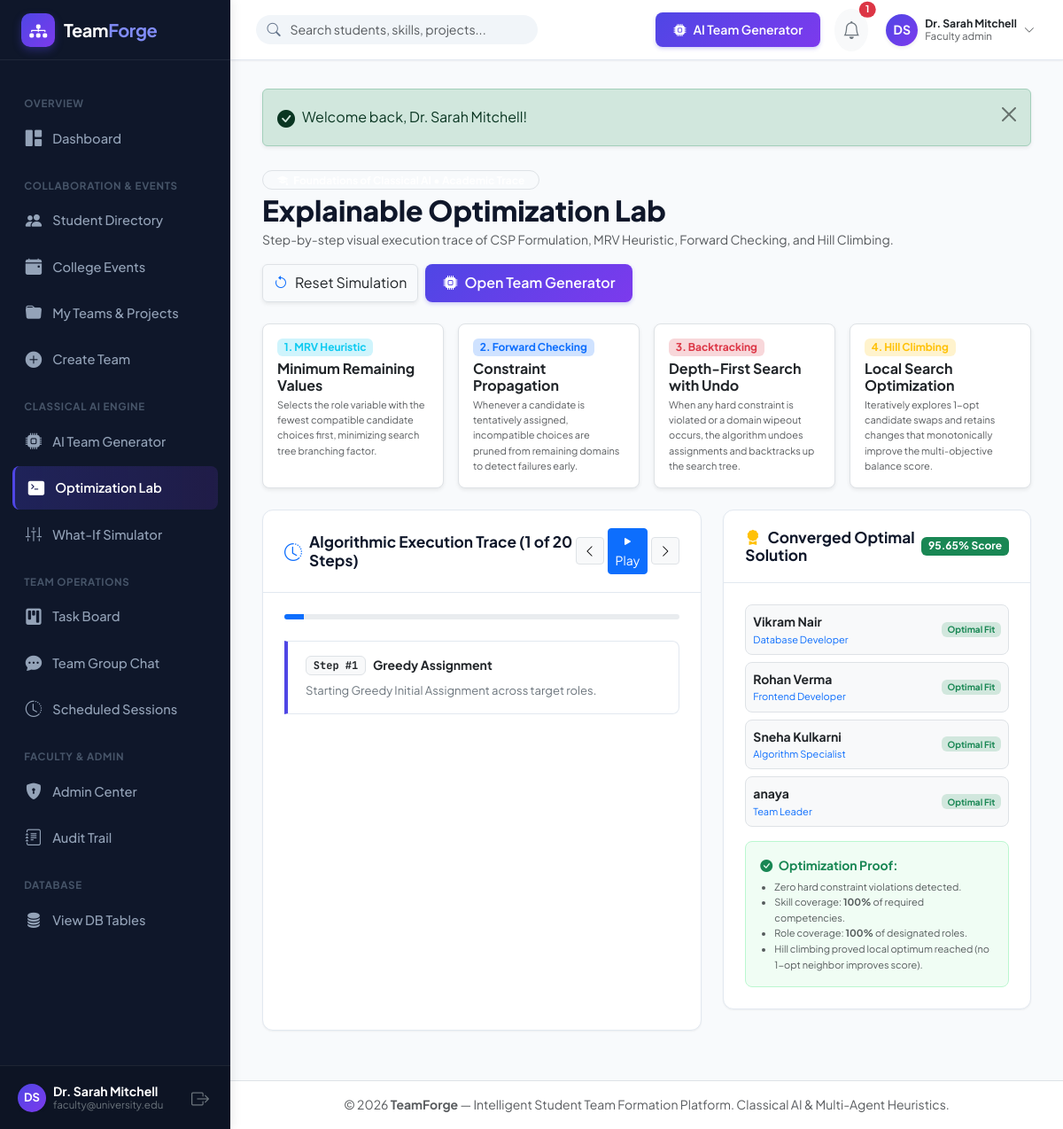
/ai/optimization_lab.php (signed in), run on the app's committed database.
### tables this page shows
CREATE TABLE `users` (
  `id` INT UNSIGNED AUTO_INCREMENT PRIMARY KEY,
  `full_name` VARCHAR(120) NOT NULL,
  `email` VARCHAR(150) NOT NULL UNIQUE,
  `password_hash` VARCHAR(255) NOT NULL,
  `role` ENUM('student', 'team_leader', 'faculty_admin') NOT NULL DEFAULT 'student',
  `avatar_url` VARCHAR(255) DEFAULT NULL,
  `student_id_number` VARCHAR(50) DEFAULT NULL,
  `department` VARCHAR(100) DEFAULT 'Computer Science & Engineering',
  `degree` VARCHAR(50) DEFAULT 'B.Tech / B.E.',
  `academic_year` ENUM('1st Year', '2nd Year', '3rd Year', '4th Year', 'Postgraduate') DEFAULT '3rd Year',
  `availability_status` ENUM('available', 'busy', 'in_team') DEFAULT 'available',
  `preferred_team_size` TINYINT UNSIGNED DEFAULT 4,
  `bio` TEXT DEFAULT NULL,
  `portfolio_url` VARCHAR(255) DEFAULT NULL,
  `github_url` VARCHAR(255) DEFAULT NULL,
  `is_verified` TINYINT(1) DEFAULT 0,
  `created_at` TIMESTAMP DEFAULT CURRENT_TIMESTAMP,
  `updated_at` TIMESTAMP DEFAULT CURRENT_TIMESTAMP ON UPDATE CURRENT_TIMESTAMP,
  INDEX `idx_users_role` (`role`),
  INDEX `idx_users_dept_year` (`department`, `academic_year`),
  INDEX `idx_users_availability` (`availability_status`)
);

CREATE TABLE `student_skills` (
  `id` INT UNSIGNED AUTO_INCREMENT PRIMARY KEY,
  `user_id` INT UNSIGNED NOT NULL,
  `skill_id` INT UNSIGNED NOT NULL,
  `proficiency_level` TINYINT UNSIGNED NOT NULL DEFAULT 3 COMMENT 'Scale 1-5',
  `years_experience` DECIMAL(3,1) UNSIGNED DEFAULT 1.0,
  `created_at` TIMESTAMP DEFAULT CURRENT_TIMESTAMP,
  UNIQUE KEY `uk_user_skill` (`user_id`, `skill_id`),
  FOREIGN KEY (`user_id`) REFERENCES `users`(`id`) ON DELETE CASCADE,
  FOREIGN KEY (`skill_id`) REFERENCES `skills`(`id`) ON DELETE CASCADE
);

### ai/optimization_lab.php (the view, shortened to what the rows shown need)
<?php
require_once __DIR__ . '/../includes/helpers.php';
require_once __DIR__ . '/../includes/auth.php';
require_once __DIR__ . '/TeamForgeCspEngine.php';
$currentUser = currentUser();
$db = getDB();
$studentsRaw = $db->query("
    SELECT u.*,
           (SELECT COUNT(*) FROM student_projects WHERE user_id = u.id) as project_count
    FROM users u
    WHERE u.role != 'faculty_admin'
    LIMIT 10
")->fetchAll();
$candIds = array_column($studentsRaw, 'id');
$inClause = implode(',', array_map('intval', $candIds));
$skillsQuery = $db->query("
    SELECT ss.user_id, ss.skill_id, ss.proficiency_level, ss.years_experience, s.name
    FROM student_skills ss
    JOIN skills s ON ss.skill_id = s.id
    WHERE ss.user_id IN ({$inClause})
")->fetchAll();
$skillsByCand = [];
foreach ($skillsQuery as $sq) {
    $skillsByCand[$sq['user_id']][$sq['skill_id']] = [
        'name' => $sq['name'],
        'prof' => (int)$sq['proficiency_level'],
        'years' => (float)$sq['years_experience']
    ];
}
$candidates = [];
foreach ($studentsRaw as $s) {
    $s['skills'] = $skillsByCand[$s['id']] ?? [];
    $candidates[] = $s;
}
$requiredSkills = [
    1 => 'PHP',
    2 => 'MySQL',
    3 => 'JavaScript',
    10 => 'Graph Algorithms & CSP',
    11 => 'UI/UX Design & Figma'
];
$targetRoles = ['Team Leader', 'Frontend Developer', 'Database Developer', 'Algorithm Specialist'];
$engine = new TeamForgeCspEngine(
    $candidates,
    $requiredSkills,
    $targetRoles,
    4,
    DEFAULT_AI_WEIGHTS
);
$backtrackingTeam = $engine->solveWithBacktrackingMRV();
$finalOptimalTeam = $engine->optimizeWithHillClimbing($backtrackingTeam, 10);
$finalEval = $engine->evaluateAssignment($finalOptimalTeam);
include __DIR__ . '/../includes/header.php';
?>
<div class="container-fluid px-0">
    <div class="d-flex flex-wrap align-items-center justify-content-between gap-3 mb-4">
        <div>
            <h2 class="fw-extrabold text-navy mb-1" style="font-weight: 800;">Explainable Optimization Lab</h2>
        </div>
    </div>
    <div class="row g-4 mb-4">
        <div class="col-lg-5">
            <div class="card-tf mb-4">
                <div class="card-tf-body">
                    <div class="d-flex flex-column gap-2 mb-3">
                        <?php foreach ($finalOptimalTeam as $roleName => $cId):
                            $expl = $finalEval['explanations'][$cId] ?? [];
                        ?>
                            <div class="p-2 border rounded-3 bg-light d-flex align-items-center justify-content-between">
                                <div>
                                    <div class="fw-bold text-dark small"><?= e($expl['name'] ?? 'Candidate') ?></div>
                                    <div class="text-primary small" style="font-size:11px;"><?= e($roleName) ?></div>
                                </div>
                                <span class="badge bg-success-subtle text-success" style="font-size:10px;">Optimal Fit</span>
                            </div>
                        <?php endforeach; ?>
                    </div>
                </div>
            </div>
        </div>
    </div>
</div>
<?php include __DIR__ . '/../includes/footer.php'; ?>

### includes/sidebar.php (shortened to what the rows shown need)
<?php
$currentUser = currentUser();
$currentScript = basename($_SERVER['PHP_SELF']);
$currentDir = basename(dirname($_SERVER['PHP_SELF']));
function isActiveLink(string $targetScript, ?string $targetDir = null): string {
    global $currentScript, $currentDir;
    if ($targetDir !== null && $currentDir === $targetDir && $currentScript === $targetScript) {
        return 'active';
    }
    return '';
}
?>
<aside class="app-sidebar">
    <div class="sidebar-header">
        <a href="<?= BASE_URL ?>/dashboard.php" class="sidebar-brand">
            <div class="brand-icon">
                <i class="bi bi-diagram-3-fill"></i>
            </div>
            <div>
                <span>Team<span style="color:#818cf8;">Forge</span></span>
            </div>
        </a>
    </div>
    <div class="sidebar-menu">
        <div class="menu-category">Overview</div>
        <a href="<?= BASE_URL ?>/dashboard.php" class="nav-link-custom <?= isActiveLink('dashboard.php') ?>">
            <i class="bi bi-grid-1x2-fill"></i>
            <span>Dashboard</span>
        </a>
        <div class="menu-category">Collaboration & Events</div>
        <a href="<?= BASE_URL ?>/students/index.php" class="nav-link-custom <?= isActiveLink('index.php', 'students') ?>">
            <i class="bi bi-people-fill"></i>
            <span>Student Directory</span>
        </a>
        <a href="<?= BASE_URL ?>/events/index.php" class="nav-link-custom <?= isActiveLink('index.php', 'events') ?>">
            <i class="bi bi-calendar-event-fill"></i>
            <span>College Events</span>
        </a>
        <a href="<?= BASE_URL ?>/teams/my_teams.php" class="nav-link-custom <?= isActiveLink('my_teams.php', 'teams') ?>">
            <i class="bi bi-folder-fill"></i>
            <span>My Teams & Projects</span>
        </a>
        <a href="<?= BASE_URL ?>/teams/create.php" class="nav-link-custom <?= isActiveLink('create.php', 'teams') ?>">
            <i class="bi bi-plus-circle-fill"></i>
            <span>Create Team</span>
        </a>
        <div class="menu-category">Classical AI Engine</div>
        <a href="<?= BASE_URL ?>/ai/generator.php" class="nav-link-custom <?= isActiveLink('generator.php', 'ai') ?>">
            <i class="bi bi-cpu-fill"></i>
            <span>AI Team Generator</span>
        </a>
        <a href="<?= BASE_URL ?>/ai/optimization_lab.php" class="nav-link-custom <?= isActiveLink('optimization_lab.php', 'ai') ?>">
            <i class="bi bi-terminal-fill"></i>
            <span>Optimization Lab</span>
        </a>
        <a href="<?= BASE_URL ?>/ai/simulator.php" class="nav-link-custom <?= isActiveLink('simulator.php', 'ai') ?>">
            <i class="bi bi-sliders2-vertical"></i>
            <span>What-If Simulator</span>
        </a>
        <div class="menu-category">Team Operations</div>
        <a href="<?= BASE_URL ?>/tasks/index.php" class="nav-link-custom <?= isActiveLink('index.php', 'tasks') ?>">
            <i class="bi bi-kanban-fill"></i>
            <span>Task Board</span>
        </a>
        <a href="<?= BASE_URL ?>/chat/index.php" class="nav-link-custom <?= isActiveLink('index.php', 'chat') ?>">
            <i class="bi bi-chat-dots-fill"></i>
            <span>Team Group Chat</span>
        </a>
        <a href="<?= BASE_URL ?>/sessions/index.php" class="nav-link-custom <?= isActiveLink('index.php', 'sessions') ?>">
            <i class="bi bi-clock-history"></i>
            <span>Scheduled Sessions</span>
        </a>
        <?php if ($currentUser && $currentUser['role'] === ROLE_FACULTY_ADMIN): ?>
        <div class="menu-category">Faculty & Admin</div>
        <a href="<?= BASE_URL ?>/admin/index.php" class="nav-link-custom <?= isActiveLink('index.php', 'admin') ?>">
            <i class="bi bi-shield-lock-fill"></i>
            <span>Admin Center</span>
        </a>
        <a href="<?= BASE_URL ?>/admin/audit_logs.php" class="nav-link-custom <?= isActiveLink('audit_logs.php', 'admin') ?>">
            <i class="bi bi-journal-text"></i>
            <span>Audit Trail</span>
        </a>
        <?php endif; ?>
        <div class="menu-category">Database</div>
        <a href="<?= BASE_URL ?>/database/view_tables.php" target="_blank" class="nav-link-custom <?= isActiveLink('view_tables.php', 'database') ?>">
            <i class="bi bi-database-fill"></i>
            <span>View DB Tables</span>
        </a>
    </div>
    <div class="sidebar-footer">
        <div class="d-flex align-items-center justify-content-between">
            <div class="d-flex align-items-center gap-2 overflow-hidden">
                <?= getAvatar($currentUser, 32) ?>
                <div class="text-truncate" style="line-height:1.2;">
                    <div class="text-white small fw-bold text-truncate"><?= e($currentUser['full_name']) ?></div>
                    <div class="text-secondary text-truncate" style="font-size:0.72rem;"><?= e($currentUser['email']) ?></div>
                </div>
            </div>
            <a href="<?= BASE_URL ?>/logout.php" class="text-secondary hover-white p-1" title="Sign Out">
                <i class="bi bi-box-arrow-right fs-5"></i>
            </a>
        </div>
    </div>
</aside>

### includes/navbar.php (shortened to what the rows shown need)
<?php
$currentUser = currentUser();
$unreadCount = $currentUser ? getUnreadNotificationCount($currentUser['id']) : 0;
?>
<header class="app-topbar">
    <div class="d-flex align-items-center gap-3">
        <div class="topbar-search d-none d-md-block">
            <i class="bi bi-search search-icon"></i>
            <form action="<?= BASE_URL ?>/students/index.php" method="GET">
                <input type="text" name="q" class="form-control" placeholder="Search students, skills, projects...">
            </form>
        </div>
    </div>
    <div class="d-flex align-items-center gap-3">
        <a href="<?= BASE_URL ?>/ai/generator.php" class="btn btn-sm btn-tf-primary d-none d-sm-inline-flex align-items-center gap-2">
            <i class="bi bi-cpu-fill"></i>
            <span>AI Team Generator</span>
        </a>
        <div class="dropdown">
            <button class="btn btn-sm btn-light position-relative p-2 rounded-circle" type="button" data-bs-toggle="dropdown" aria-expanded="false" title="Notifications">
                <i class="bi bi-bell fs-5 text-secondary"></i>
                <?php if ($unreadCount > 0): ?>
                    <span class="position-absolute top-0 start-100 translate-middle badge rounded-pill bg-danger" style="font-size:0.68rem;">
                        <?= $unreadCount ?>
                    </span>
                <?php endif; ?>
            </button>
        </div>
        <div class="dropdown">
            <button class="btn btn-sm p-1 d-flex align-items-center gap-2 border-0 bg-transparent" type="button" data-bs-toggle="dropdown" aria-expanded="false">
                <?= getAvatar($currentUser, 36) ?>
                <div class="text-start d-none d-md-block" style="line-height: 1.2;">
                    <div class="fw-bold small text-dark"><?= e($currentUser['full_name']) ?></div>
                    <div class="text-muted" style="font-size: 0.72rem;"><?= ucfirst(str_replace('_', ' ', $currentUser['role'])) ?></div>
                </div>
                <i class="bi bi-chevron-down text-muted small d-none d-md-inline"></i>
            </button>
        </div>
    </div>
</header>

### data on the page
users: full_name "Dr. Sarah Mitchell", email "faculty@university.edu", id "1", role "Faculty admin"
users: full_name "Vikram Nair", roleName "Database Developer"
student_skills: proficiency_level.full_name "Rohan Verma", user.full_name "Sneha Kulkarni", skill.full_name "anaya"

### other printed values
$initials "DS DS"
$f['message'] "Welcome back, Dr. Sarah Mitchell!"
count($trace) "20"
$step['step'] "1"
$typeLabel "Greedy Assignment"
$step['description'] "Starting Greedy Initial Assignment across target roles."
$finalEval['total_score'] "95.65"
$roleName "Frontend Developer"
$roleName "Algorithm Specialist"
$roleName "Team Leader"
$finalEval['skill_coverage_pct'] "100"
$finalEval['role_coverage_pct'] "100"
APP_NAME "TeamForge"
